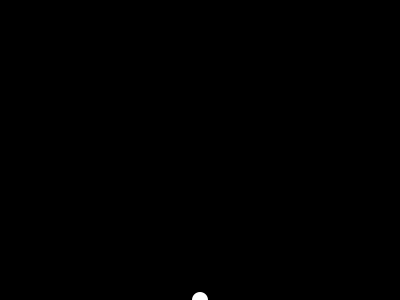
Frame 1 (no input)
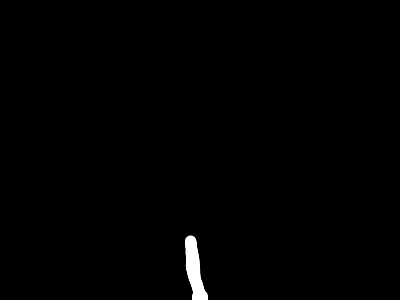
Frame 60 (the mouse pressed at the canvas centre just before this capture)
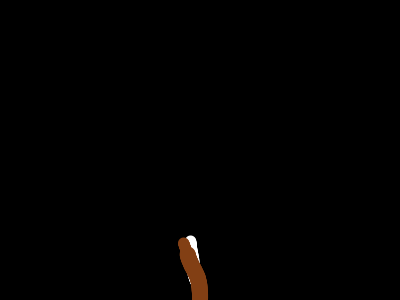
Frame 120 (the mouse held since frame 60 and released just before this capture)

The Processing sketch that drew these frames (run headless with seeded random() and noise(); from frame 60 on, the mouse is pressed at the canvas centre):

// Processing sketch: tree_sample
// ── tree_sample.pde
pathfinder[] paths;
ArrayList<float[]> dataSet = new ArrayList<float[]>();
int k = 0;
int h = 0;
int treenum = 0;

void setup() {
  size(400, 300);
  background(0);
  ellipseMode(CENTER);
  fill(255);
  noStroke();
  smooth();
  paths = new pathfinder[1];
  paths[0] = new pathfinder();
  float[] data = new float[30000];
  dataSet.add(data);
}
void draw() {
  if (k < 10000){
    for (int i=0;i<paths.length;i++) {
      PVector loc = paths[i].location;
      float diam = paths[i].diameter;
      ellipse(loc.x, loc.y, diam, diam);
      if (k < 10000){
        dataSet.get(treenum)[k*3] = loc.x;
        dataSet.get(treenum)[k*3+1] = loc.y;
        dataSet.get(treenum)[k*3+2] = diam;
      }
      paths[i].update();
      k += 1;
    }
  }else{
    background(0);
    for (int j = 0;j < dataSet.get(treenum).length/3-h*100; j++){
      ellipse(dataSet.get(treenum)[3*j],dataSet.get(treenum)[3*j+1],dataSet.get(treenum)[3*j+2],dataSet.get(treenum)[3*j+2]);
    }
    h += 1;
  }
}
void mousePressed() {
  k = 0;
  h = 0;
  treenum += 1;
  float[] data = new float[30000];
  dataSet.add(data);
  fill(random(255),random(255),random(255));
  background(0);
  paths = new pathfinder[1];
  paths[0] = new pathfinder();
}
// ── pathfinder.pde
class pathfinder {
  PVector location;
  PVector velocity;
  float diameter;
  pathfinder() {
    location = new PVector(width/2, height);
    velocity = new PVector(0, -1);
    diameter = 16;
  }
  pathfinder(pathfinder parent) {
    location = parent.location.get();
    velocity = parent.velocity.get();
    float area = PI*sq(parent.diameter/2);
    float newDiam = sqrt(area/2/PI)*2;
    diameter = parent.diameter*0.7;
    parent.diameter = parent.diameter*0.7;
  }
  void update() {
    if (diameter>0.5) {
      location.add(velocity);
      PVector bump = new PVector(random(-1, 1), random(-1, 1));
      bump.mult(0.1);
      velocity.add(bump);
      velocity.normalize();
      //velocity.mult(2);
      if (random(0, 1)<0.02) {
        paths = (pathfinder[]) append(paths, new pathfinder(this));
      }
    }
  }
}
